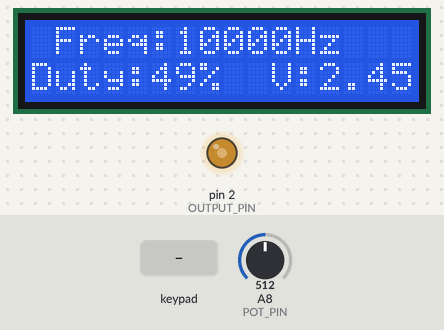
The sketch below on a simulated Arduino Mega 2560, built with avr-gcc and run on an emulated ATmega2560. Shown: 16×2 character LCD, output pins drawn as LEDs (lit = HIGH). The inputs (shaded band) are chosen by the test bench; at power-on: A8 (POT_PIN) = 512. What the sketch prints to the serial monitor is not drawn.

Above: at 1.2 s.
1.3 s: A8 (POT_PIN) set to 716
At 1.56 s:
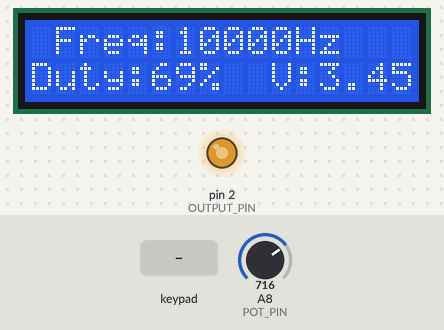
3.7 s: key '*' pressed
At 3.77 s:
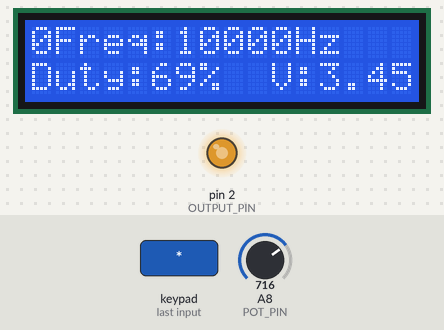
6.7 s: A8 (POT_PIN) set to 0
At 7.25 s:
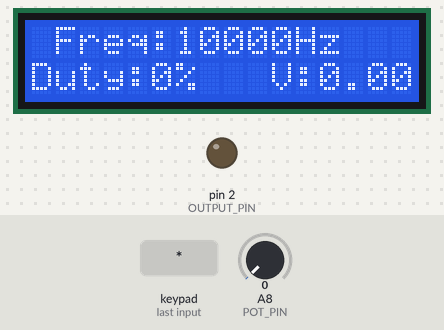
8.9 s: A8 (POT_PIN) set to 122
At 9.5 s:
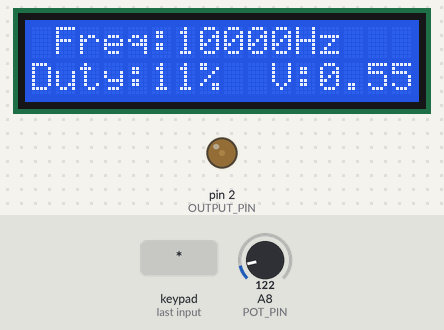
11.2 s: keypad keys 1 2 A pressed 0.4 s apart
At 12.61 s:
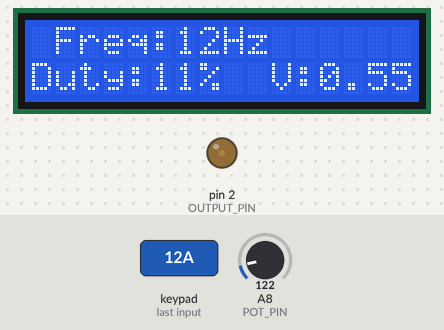
13.9 s: A8 (POT_PIN) set to 900
At 14.54 s:
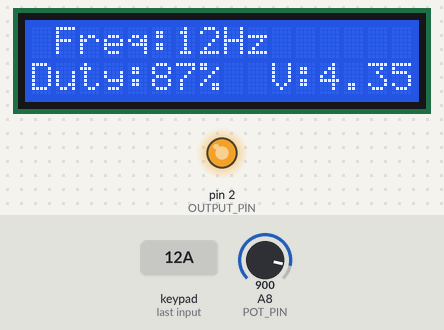
Timing chart, 0 to 16.9 s (numbered marks = the images above; inputs shaded):
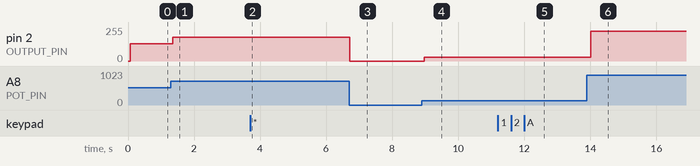

Measured:
- after the input at 1.3 s, pin 2 (OUTPUT_PIN): 128/255 → 179/255 after 0.06 s; the display: changes after 0.06 s (image 1)
- after the input at 3.7 s, the display: changes at once (image 2)
- after the input at 6.7 s, pin 2 (OUTPUT_PIN): 179/255 → 0/255 at once; the display: changes at once (image 3)
- after the input at 8.9 s, pin 2 (OUTPUT_PIN): 0/255 → 30/255 after 0.07 s; the display: changes after 0.07 s (image 4)
- after the input at 11.2 s, the display: first differs from a run without the input after 0.89 s (image 5)
- after the input at 13.9 s, pin 2 (OUTPUT_PIN): 30/255 → 225/255 after 0.11 s; the display: changes after 0.11 s (image 6)
- what the display in image 0 shows lasts 0.4 s, from 0.8 s to 1.2 s

The sketch:

Frequencimetro.ino
```cpp
#include <LiquidCrystal.h>
#include <Keypad.h>
#include <TimerThree.h>

// Definições para LCD
#define RW  8 // GND
#define RS  53
#define E   52
#define D4  10
#define D5  11
#define D6  12
#define D7  13

LiquidCrystal lcd(RS, E, D4, D5, D6, D7); // Gerar objeto Liquid Crystal para controle do lcd

// Pinos teclado matricial
#define TOTAL_LINHAS  4
#define TOTAL_COLUNAS 4

#define L1  31
#define L2  33
#define L3  35
#define L4  37

#define C1  29
#define C2  27
#define C3  25
#define C4  23

char keys[TOTAL_LINHAS][TOTAL_COLUNAS] = // Matriz de valores do teclado
{
  {'1','2','3','A'},
  {'4','5','6','B'},
  {'7','8','9','C'},
  {'*','0','#','D'}
};

byte rowPins[TOTAL_LINHAS] = { L1, L2, L3, L4 };    // Linhas do teclado
byte colPins[TOTAL_COLUNAS] = { C1, C2, C3, C4 };   // Colunas do teclado

Keypad teclado = Keypad( makeKeymap(keys), rowPins, colPins, TOTAL_LINHAS, TOTAL_COLUNAS ); // Inicialização do teclado

#define POT_PIN     A8
#define OUTPUT_PIN  2

char key;
String cmd = "";

float pot_v;
int duty_cycle;
long freq = 10000;

void setup() {
  Serial.begin(9600);
  lcd.begin(16, 2);
  lcd.setCursor(0, 0);

  pinMode(POT_PIN, INPUT);

  Timer3.initialize((1.0/freq)*1000000);
  Serial.println((1.0/freq)*1000000);
}


void loop() {
  key = teclado.getKey();
  Serial.println(key);

  if (key != NO_KEY) {
    cmd = cmd + key;

    switch (key) {
    case 'A':
    {
      freq = cmd.substring(0, cmd.indexOf('A')).toFloat();
      Serial.println(freq);
      break;
    }
    case 'B':
    {
      freq = cmd.substring(0, cmd.indexOf('A')).toFloat() * 100;
      Serial.println(freq);
      break;
    }
    case 'C':
    {
      freq = cmd.substring(0, cmd.indexOf('A')).toFloat() * 1000;
      Serial.println(freq);
      break;
    }
    case 'D':
    {
      freq = cmd.substring(0, cmd.indexOf('A')).toFloat() * 10000;
      Serial.println(freq);
      break;
    }
    case '*':
    {
      cmd = "";

      lcd.setCursor(0, 0);
      lcd.print("0");

      break;
    }
    case '#':
    {
      Timer3.setPeriod((1.0/freq)*1000000);

      cmd = "";

      lcd.setCursor(0, 0);
      lcd.print(" ");

      break;
    }
    }
  }

  pot_v = analogRead(POT_PIN);
  duty_cycle = map(pot_v, 8, 1024, 0, 100);

  lcd.setCursor(1, 0);
  lcd.print("Freq:");
  lcd.print(freq);
  lcd.print("Hz");

  lcd.setCursor(0, 1);
  lcd.print("Duty:");
  lcd.print(duty_cycle);
  lcd.print("%");

  lcd.setCursor(10, 1);
  lcd.print("V:");
  lcd.print(((float)duty_cycle/100)*5);

  Timer3.pwm(OUTPUT_PIN, pot_v);

  delay(100);
  lcd.clear();
}
```
